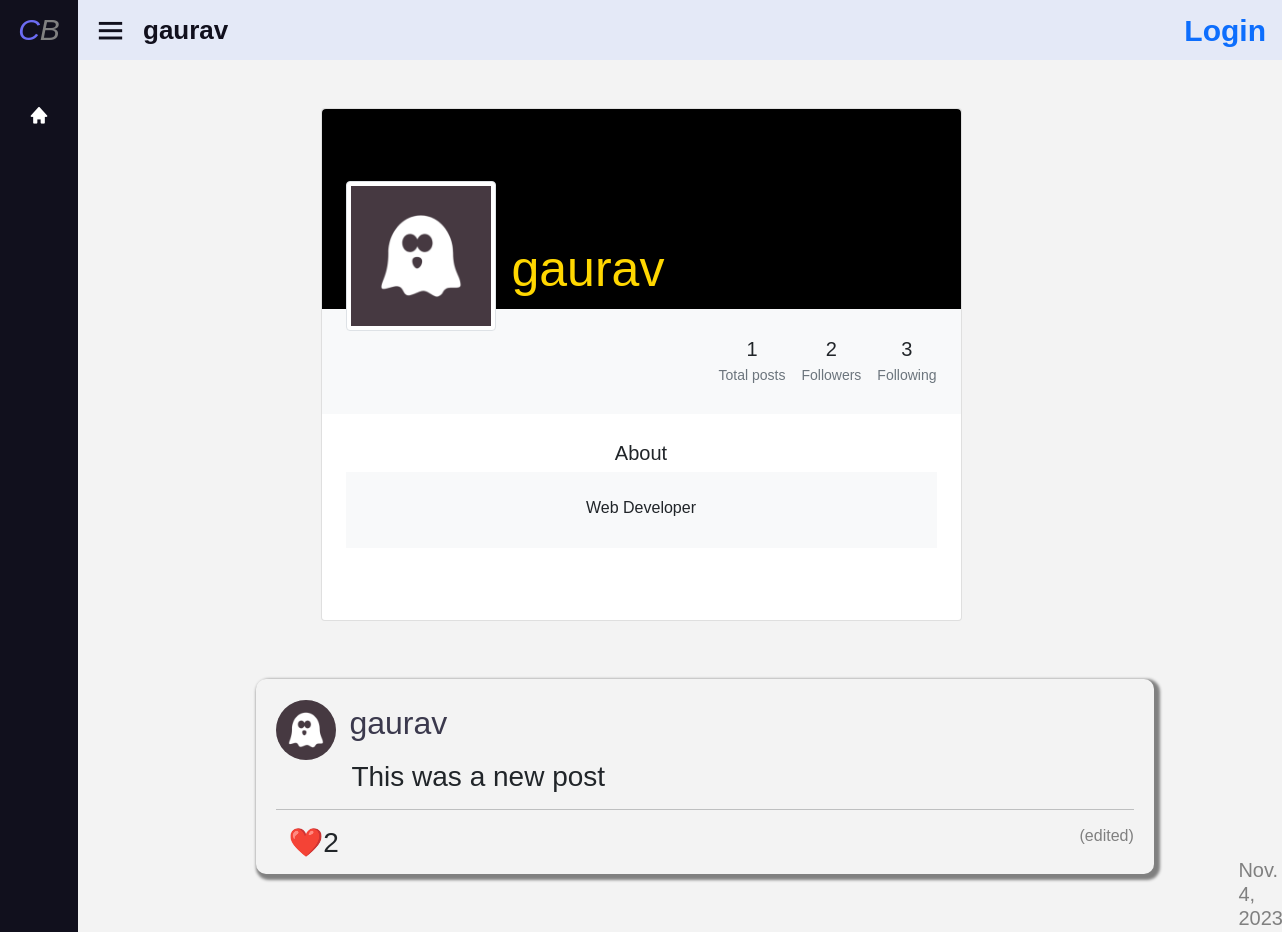
The page /user/gaurav on the database as committed earlier.
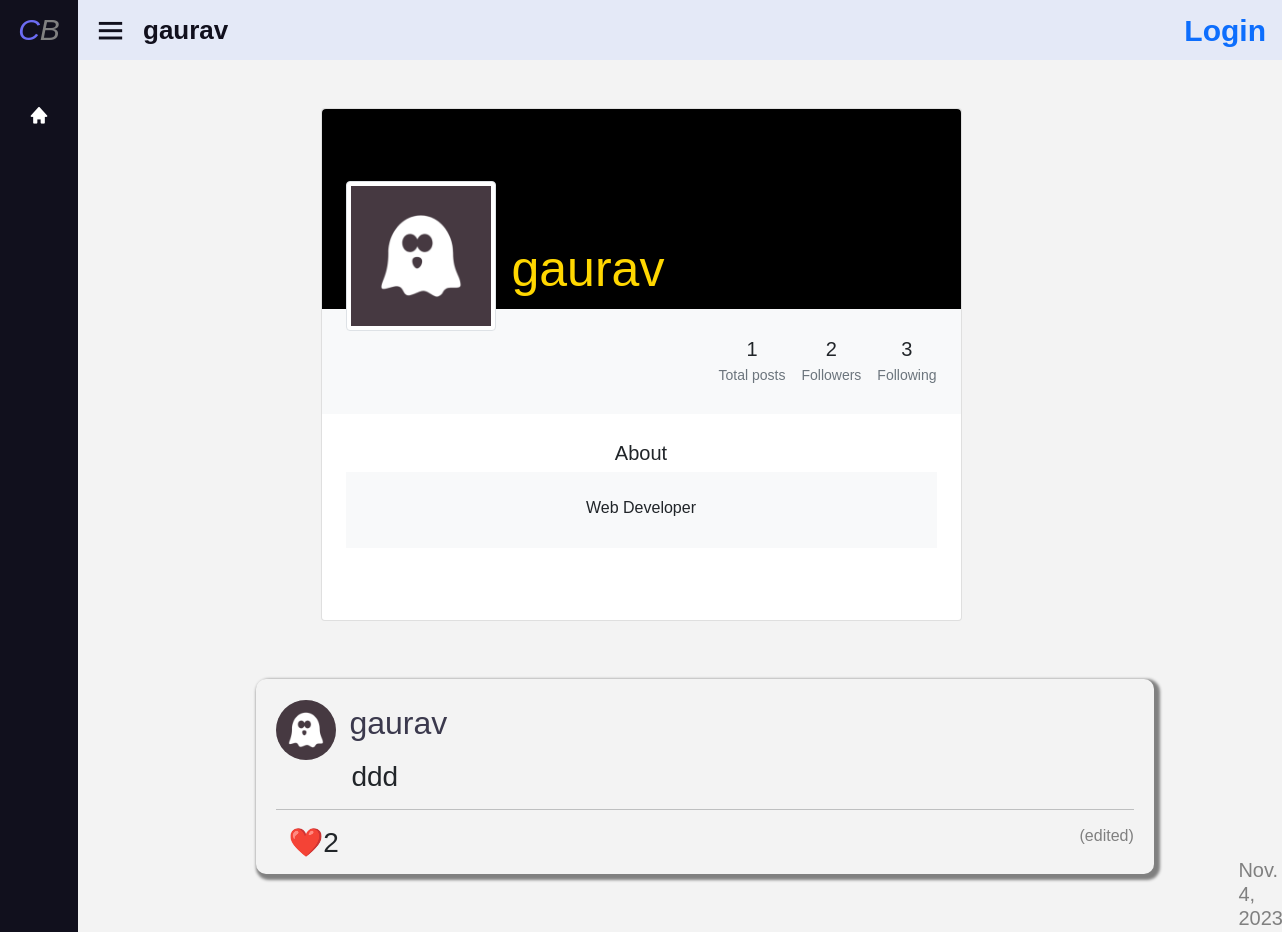
The same page on the database as committed later.
### network/models.py (models this page shows, shortened)
class Post(models.Model):
    user = models.ForeignKey(User, on_delete=models.CASCADE)
    content = models.TextField()
    creation_date = models.DateTimeField(auto_now_add=True)
    likes = models.IntegerField(default=0)
    edited = models.BooleanField(default=False)
    likers = models.TextField(default="", null=True)

class User(AbstractUser):
    follower = models.TextField(default="", null=True)
    following = models.TextField(default="", null=True)
    pfp = models.ImageField(default=f"pfp/defaults/{random.randrange(1,10)}.png", upload_to="pfp/user")

### network/views.py (the view, shortened to what this page needs)
# urls.py: path("user/<str:username>", views.userpage, name="userpage"),
def userpage(request, username ):
    requested_user = User.objects.get(username=username)
    requested_user_id = requested_user.id
    if request.user.is_authenticated:
        logged_user = User.objects.get(id= request.user.id)
        logged_following_list = logged_user.following.split(",")
        if str(requested_user_id) in  logged_following_list:
            is_following = True
        else:
            is_following = False
    else:
        is_following = False
    if request.method  == "GET":
        posts = Post.objects.filter(user=requested_user_id).order_by('-creation_date')
        if request.user.id == requested_user_id:
            show_follow = False
        else:
            show_follow = True
        paginator = Paginator(posts, MAX_POSTS)
        page = request.GET.get('page')
        posts_paginator = paginator.get_page(page)
        return render(request, "network/userpage.html",{
            "profile_user" : requested_user,
            "posts" : posts,
            "followers" : len(requested_user.follower.split(",")),
            "following" : len(requested_user.following.split(",")),
            "is_following" : is_following,
            "show_follow" : show_follow,
            "page" : posts_paginator,
            "pagename" : requested_user.username,
            "total_posts": len(posts)
            })

### network/templates/network/userpage.html (shortened to what this page needs)
{% extends "network/layout.html" %}
{% load static %}
{% block body %}
<section class="h-100 gradient-custom-2">
    <div class="container py-5 h-100">
      <div class="row d-flex justify-content-center align-items-center h-100">
        <div class="col col-lg-9 col-xl-7">
          <div class="card">
            <div class="rounded-top text-white d-flex flex-row" style="background-color: #000; height:200px;">
              <div class="ms-4 mt-5 d-flex flex-column" style="width: 150px;">
                <img src="{{ profile_user.pfp.url }}"
                  alt="Generic placeholder image" class="img-fluid img-thumbnail mt-4 mb-2"
                  style="width: 150px; z-index: 1">
              </div>
              <div class="ms-3" style="margin-top: 130px;">
                  {% if profile_user.username == 'urmom' %}
                  <h5 style="font-size: 50px; color: rgba(153, 125, 252, 1);">{{ profile_user.username }}</h5>
                  {% elif profile_user.username == 'gaurav' %}
                  <h5 style="font-size: 50px; color: gold;">{{ profile_user.username }}</h5>
                  {% else %}
                  <h5 style="font-size: 50px; color: rgba(153, 225, 255, 1);">{{ profile_user.username }}</h5>
                  {% endif %}
              </div>
            </div>
            <div class="p-4 text-black" style="background-color: #f8f9fa;">
              <div class="d-flex justify-content-end text-center py-1">
                <div>
                  <p class="mb-1 h5">{{ total_posts }}</p>
                  <p class="small text-muted mb-0">Total posts</p>
                </div>
                <div class="px-3">
                  <p class="mb-1 h5">{{ followers }}</p>
                  <p class="small text-muted mb-0">Followers</p>
                </div>
                <div>
                  <p class="mb-1 h5">{{ following }}</p>
                  <p class="small text-muted mb-0">Following</p>
                </div>
                <br>
              </div>
            </div>
            <div class="card-body p-4 text-black">
              <div class="mb-5" style="text-align: center;">
                <p class="lead fw-normal mb-1">About</p>
                <div class="p-4" style="background-color: #f8f9fa;">
                  <p class="font-italic mb-1">Web Developer</p>
                </div>
              </div>
            </div>
          </div>
        </div>
      </div>
    </div>
  </section>
    {% include "network/post.html" %}
{% endblock body %}

### network/templates/network/post.html (shortened to what this page needs)
{% if posts %}
    {% for post in page %}
        <div class="post">
            <a href="{% url "userpage" post.user.username %}"><span><img class="profile-pic" src="{{ post.user.pfp.url }}" alt="pfp" ></span>
            <span class="username">{{ post.user.username }}</span></a>
            <h3 id="post-content-{{post.id}}" style="margin-left: 75px">{{ post.content }}</h3>
            <hr>
            <ul class="likeul">
                <li style="margin-right: 20px">
                    <h3 id="likeButton{{ post.id }}" ><a onclick="likepost(`{{ post.id }}`)" >❤️ </a></h3>
                </li>
                <li>
                    <h3 id="likes{{ post.id }}">{{ post.likes }}</h3>
                </li>
                <li>
                    <h5 style="padding-left: 950px">{{ post.creation_date }}</h5>
                </li>
            </ul>
            <h6 style="color: gray;text-align: right; visibility: hidden;" id="editedtag{{ post.id }}">(edited)</h1>
        </div>
    {% endfor %}
        {% else %}
            <center><h1 style="color: red; font-weight: Bolder; font-size: 900%;padding: 70px 0;">No posts :(</h1></center>
    {% endif %}

Rows that differ between the two databases and show on the page:
changed Post "Nov. 4,": content "This was a new post" → "ddd"
